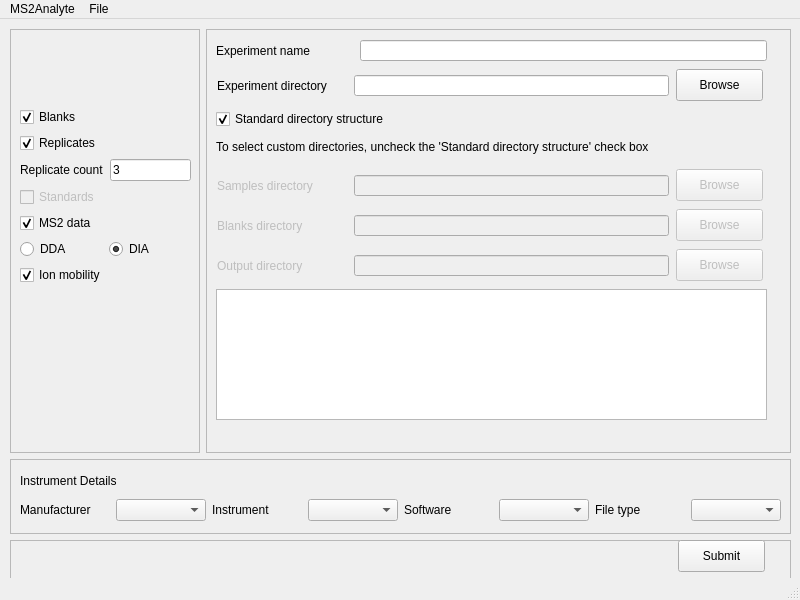
<?xml version="1.0" encoding="UTF-8"?>
<ui version="4.0">
 <class>MainWindow</class>
 <widget class="QMainWindow" name="MainWindow">
  <property name="geometry">
   <rect>
    <x>0</x>
    <y>0</y>
    <width>800</width>
    <height>600</height>
   </rect>
  </property>
  <property name="windowTitle">
   <string>MS2Analyte</string>
  </property>
  <widget class="QWidget" name="centralwidget">
   <widget class="QWidget" name="layoutWidget">
    <property name="geometry">
     <rect>
      <x>10</x>
      <y>10</y>
      <width>781</width>
      <height>551</height>
     </rect>
    </property>
    <layout class="QVBoxLayout" name="verticalLayout_4">
     <item>
      <layout class="QHBoxLayout" name="horizontalLayout_10">
       <item>
        <widget class="QFrame" name="frame_2">
         <property name="maximumSize">
          <size>
           <width>190</width>
           <height>16777215</height>
          </size>
         </property>
         <property name="frameShape">
          <enum>QFrame::StyledPanel</enum>
         </property>
         <property name="frameShadow">
          <enum>QFrame::Raised</enum>
         </property>
         <widget class="QWidget" name="layoutWidget">
          <property name="geometry">
           <rect>
            <x>10</x>
            <y>10</y>
            <width>171</width>
            <height>246</height>
           </rect>
          </property>
          <layout class="QVBoxLayout" name="verticalLayout_2">
           <item>
            <widget class="QLabel" name="LogoLabel">
             <property name="text">
              <string/>
             </property>
             <property name="pixmap">
              <pixmap>MS2Analyte_logo.png</pixmap>
             </property>
            </widget>
           </item>
           <item>
            <widget class="QCheckBox" name="BlanksCheckBox">
             <property name="text">
              <string>Blanks</string>
             </property>
             <property name="checked">
              <bool>true</bool>
             </property>
            </widget>
           </item>
           <item>
            <widget class="QCheckBox" name="ReplicatesCheckBox">
             <property name="text">
              <string>Replicates</string>
             </property>
             <property name="checked">
              <bool>true</bool>
             </property>
            </widget>
           </item>
           <item>
            <layout class="QHBoxLayout" name="horizontalLayout_6">
             <item>
              <widget class="QLabel" name="ReplicateCountLabel">
               <property name="enabled">
                <bool>true</bool>
               </property>
               <property name="text">
                <string>Replicate count</string>
               </property>
              </widget>
             </item>
             <item>
              <widget class="QLineEdit" name="ReplicateCountLineEdit">
               <property name="enabled">
                <bool>true</bool>
               </property>
               <property name="text">
                <string>3</string>
               </property>
              </widget>
             </item>
            </layout>
           </item>
           <item>
            <widget class="QCheckBox" name="StandardsCheckBox">
             <property name="enabled">
              <bool>false</bool>
             </property>
             <property name="text">
              <string>Standards</string>
             </property>
            </widget>
           </item>
           <item>
            <widget class="QCheckBox" name="MS2CheckBox">
             <property name="text">
              <string>MS2 data</string>
             </property>
             <property name="checked">
              <bool>true</bool>
             </property>
            </widget>
           </item>
           <item>
            <layout class="QHBoxLayout" name="horizontalLayout_5">
             <item>
              <widget class="QRadioButton" name="DDARadioButton">
               <property name="enabled">
                <bool>true</bool>
               </property>
               <property name="text">
                <string>DDA</string>
               </property>
               <property name="checked">
                <bool>false</bool>
               </property>
              </widget>
             </item>
             <item>
              <widget class="QRadioButton" name="DIARadioButton">
               <property name="enabled">
                <bool>true</bool>
               </property>
               <property name="text">
                <string>DIA</string>
               </property>
               <property name="checked">
                <bool>true</bool>
               </property>
              </widget>
             </item>
            </layout>
           </item>
           <item>
            <widget class="QCheckBox" name="IonMobilityCheckBox">
             <property name="text">
              <string>Ion mobility</string>
             </property>
             <property name="checked">
              <bool>true</bool>
             </property>
            </widget>
           </item>
          </layout>
         </widget>
        </widget>
       </item>
       <item>
        <widget class="QFrame" name="frame">
         <property name="frameShape">
          <enum>QFrame::StyledPanel</enum>
         </property>
         <property name="frameShadow">
          <enum>QFrame::Raised</enum>
         </property>
         <widget class="QTextBrowser" name="textBrowser">
          <property name="geometry">
           <rect>
            <x>10</x>
            <y>260</y>
            <width>551</width>
            <height>131</height>
           </rect>
          </property>
         </widget>
         <widget class="QLabel" name="label_7">
          <property name="geometry">
           <rect>
            <x>10</x>
            <y>110</y>
            <width>503</width>
            <height>16</height>
           </rect>
          </property>
          <property name="text">
           <string>To select custom directories, uncheck the 'Standard directory structure' check box</string>
          </property>
         </widget>
         <widget class="QCheckBox" name="StandardDirectoryCheckBox">
          <property name="geometry">
           <rect>
            <x>10</x>
            <y>80</y>
            <width>198</width>
            <height>20</height>
           </rect>
          </property>
          <property name="text">
           <string>Standard directory structure</string>
          </property>
          <property name="checked">
           <bool>true</bool>
          </property>
         </widget>
         <widget class="QWidget" name="layoutWidget">
          <property name="geometry">
           <rect>
            <x>10</x>
            <y>10</y>
            <width>551</width>
            <height>23</height>
           </rect>
          </property>
          <layout class="QHBoxLayout" name="horizontalLayout_8">
           <item>
            <widget class="QLabel" name="ExperimentNameLabel">
             <property name="minimumSize">
              <size>
               <width>130</width>
               <height>0</height>
              </size>
             </property>
             <property name="text">
              <string>Experiment name</string>
             </property>
            </widget>
           </item>
           <item>
            <widget class="QLineEdit" name="ExperimentNameLineEdit">
             <property name="minimumSize">
              <size>
               <width>407</width>
               <height>21</height>
              </size>
             </property>
             <property name="maximumSize">
              <size>
               <width>407</width>
               <height>21</height>
              </size>
             </property>
            </widget>
           </item>
          </layout>
         </widget>
         <widget class="QWidget" name="layoutWidget">
          <property name="geometry">
           <rect>
            <x>10</x>
            <y>220</y>
            <width>551</width>
            <height>33</height>
           </rect>
          </property>
          <layout class="QHBoxLayout" name="horizontalLayout_4">
           <item>
            <widget class="QLabel" name="OutputDirectoryLabel">
             <property name="enabled">
              <bool>false</bool>
             </property>
             <property name="minimumSize">
              <size>
               <width>130</width>
               <height>0</height>
              </size>
             </property>
             <property name="maximumSize">
              <size>
               <width>130</width>
               <height>16777215</height>
              </size>
             </property>
             <property name="text">
              <string>Output directory</string>
             </property>
            </widget>
           </item>
           <item>
            <widget class="QLineEdit" name="OutputLineEdit">
             <property name="enabled">
              <bool>false</bool>
             </property>
             <property name="minimumSize">
              <size>
               <width>315</width>
               <height>21</height>
              </size>
             </property>
             <property name="maximumSize">
              <size>
               <width>315</width>
               <height>21</height>
              </size>
             </property>
            </widget>
           </item>
           <item>
            <widget class="QPushButton" name="OutputPushButton">
             <property name="enabled">
              <bool>false</bool>
             </property>
             <property name="maximumSize">
              <size>
               <width>87</width>
               <height>32</height>
              </size>
             </property>
             <property name="text">
              <string>Browse</string>
             </property>
            </widget>
           </item>
          </layout>
         </widget>
         <widget class="QWidget" name="layoutWidget">
          <property name="geometry">
           <rect>
            <x>10</x>
            <y>140</y>
            <width>551</width>
            <height>33</height>
           </rect>
          </property>
          <layout class="QHBoxLayout" name="horizontalLayout_2">
           <item>
            <widget class="QLabel" name="SampleDirectoryLabel">
             <property name="enabled">
              <bool>false</bool>
             </property>
             <property name="minimumSize">
              <size>
               <width>130</width>
               <height>0</height>
              </size>
             </property>
             <property name="maximumSize">
              <size>
               <width>130</width>
               <height>16777215</height>
              </size>
             </property>
             <property name="text">
              <string>Samples directory</string>
             </property>
            </widget>
           </item>
           <item>
            <widget class="QLineEdit" name="SampleLineEdit">
             <property name="enabled">
              <bool>false</bool>
             </property>
             <property name="minimumSize">
              <size>
               <width>315</width>
               <height>21</height>
              </size>
             </property>
             <property name="maximumSize">
              <size>
               <width>315</width>
               <height>21</height>
              </size>
             </property>
            </widget>
           </item>
           <item>
            <widget class="QPushButton" name="SamplePushButton">
             <property name="enabled">
              <bool>false</bool>
             </property>
             <property name="maximumSize">
              <size>
               <width>87</width>
               <height>32</height>
              </size>
             </property>
             <property name="text">
              <string>Browse</string>
             </property>
            </widget>
           </item>
          </layout>
         </widget>
         <widget class="QWidget" name="layoutWidget">
          <property name="geometry">
           <rect>
            <x>10</x>
            <y>180</y>
            <width>551</width>
            <height>33</height>
           </rect>
          </property>
          <layout class="QHBoxLayout" name="horizontalLayout_3">
           <item>
            <widget class="QLabel" name="BlankDirectoryLabel">
             <property name="enabled">
              <bool>false</bool>
             </property>
             <property name="minimumSize">
              <size>
               <width>130</width>
               <height>0</height>
              </size>
             </property>
             <property name="maximumSize">
              <size>
               <width>130</width>
               <height>16777215</height>
              </size>
             </property>
             <property name="text">
              <string>Blanks directory</string>
             </property>
            </widget>
           </item>
           <item>
            <widget class="QLineEdit" name="BlankLineEdit">
             <property name="enabled">
              <bool>false</bool>
             </property>
             <property name="minimumSize">
              <size>
               <width>315</width>
               <height>21</height>
              </size>
             </property>
             <property name="maximumSize">
              <size>
               <width>315</width>
               <height>21</height>
              </size>
             </property>
            </widget>
           </item>
           <item>
            <widget class="QPushButton" name="BlankPushButton">
             <property name="enabled">
              <bool>false</bool>
             </property>
             <property name="maximumSize">
              <size>
               <width>87</width>
               <height>32</height>
              </size>
             </property>
             <property name="text">
              <string>Browse</string>
             </property>
            </widget>
           </item>
          </layout>
         </widget>
         <widget class="QWidget" name="layoutWidget">
          <property name="geometry">
           <rect>
            <x>10</x>
            <y>40</y>
            <width>551</width>
            <height>33</height>
           </rect>
          </property>
          <layout class="QHBoxLayout" name="horizontalLayout">
           <item>
            <widget class="QLabel" name="ExperimentDirectoryLabel">
             <property name="minimumSize">
              <size>
               <width>0</width>
               <height>0</height>
              </size>
             </property>
             <property name="maximumSize">
              <size>
               <width>130</width>
               <height>16777215</height>
              </size>
             </property>
             <property name="text">
              <string>Experiment directory</string>
             </property>
            </widget>
           </item>
           <item>
            <widget class="QLineEdit" name="ExperimentLineEdit">
             <property name="minimumSize">
              <size>
               <width>315</width>
               <height>21</height>
              </size>
             </property>
             <property name="maximumSize">
              <size>
               <width>315</width>
               <height>21</height>
              </size>
             </property>
            </widget>
           </item>
           <item>
            <widget class="QPushButton" name="ExperimentPushButton">
             <property name="maximumSize">
              <size>
               <width>87</width>
               <height>32</height>
              </size>
             </property>
             <property name="text">
              <string>Browse</string>
             </property>
            </widget>
           </item>
          </layout>
         </widget>
        </widget>
       </item>
      </layout>
     </item>
     <item>
      <widget class="QFrame" name="frame_3">
       <property name="maximumSize">
        <size>
         <width>16777215</width>
         <height>75</height>
        </size>
       </property>
       <property name="frameShape">
        <enum>QFrame::StyledPanel</enum>
       </property>
       <property name="frameShadow">
        <enum>QFrame::Raised</enum>
       </property>
       <widget class="QWidget" name="layoutWidget">
        <property name="geometry">
         <rect>
          <x>10</x>
          <y>10</y>
          <width>761</width>
          <height>52</height>
         </rect>
        </property>
        <layout class="QVBoxLayout" name="verticalLayout_3">
         <item>
          <widget class="QLabel" name="InstrumentDetailsLabel">
           <property name="text">
            <string>Instrument Details</string>
           </property>
          </widget>
         </item>
         <item>
          <layout class="QHBoxLayout" name="horizontalLayout_7">
           <item>
            <widget class="QLabel" name="ManufacturerLabel">
             <property name="text">
              <string>Manufacturer</string>
             </property>
            </widget>
           </item>
           <item>
            <widget class="QComboBox" name="ManufacturerComboBox"/>
           </item>
           <item>
            <widget class="QLabel" name="InstrumentLabel">
             <property name="enabled">
              <bool>true</bool>
             </property>
             <property name="text">
              <string>Instrument</string>
             </property>
            </widget>
           </item>
           <item>
            <widget class="QComboBox" name="InstrumentComboBox">
             <property name="enabled">
              <bool>true</bool>
             </property>
            </widget>
           </item>
           <item>
            <widget class="QLabel" name="SoftwareLabel">
             <property name="enabled">
              <bool>true</bool>
             </property>
             <property name="text">
              <string>Software</string>
             </property>
            </widget>
           </item>
           <item>
            <widget class="QComboBox" name="SoftwareComboBox">
             <property name="enabled">
              <bool>true</bool>
             </property>
            </widget>
           </item>
           <item>
            <widget class="QLabel" name="FileTypeLabel">
             <property name="enabled">
              <bool>true</bool>
             </property>
             <property name="text">
              <string>File type</string>
             </property>
            </widget>
           </item>
           <item>
            <widget class="QComboBox" name="FileTypeComboBox">
             <property name="enabled">
              <bool>true</bool>
             </property>
            </widget>
           </item>
          </layout>
         </item>
        </layout>
       </widget>
      </widget>
     </item>
     <item>
      <widget class="QFrame" name="frame_4">
       <property name="maximumSize">
        <size>
         <width>16777215</width>
         <height>40</height>
        </size>
       </property>
       <property name="frameShape">
        <enum>QFrame::StyledPanel</enum>
       </property>
       <property name="frameShadow">
        <enum>QFrame::Raised</enum>
       </property>
       <widget class="QWidget" name="layoutWidget">
        <property name="geometry">
         <rect>
          <x>10</x>
          <y>0</y>
          <width>783</width>
          <height>32</height>
         </rect>
        </property>
        <layout class="QHBoxLayout" name="horizontalLayout_9" stretch="0,0">
         <item>
          <spacer name="horizontalSpacer_5">
           <property name="orientation">
            <enum>Qt::Horizontal</enum>
           </property>
           <property name="sizeType">
            <enum>QSizePolicy::Fixed</enum>
           </property>
           <property name="sizeHint" stdset="0">
            <size>
             <width>620</width>
             <height>0</height>
            </size>
           </property>
          </spacer>
         </item>
         <item>
          <widget class="QPushButton" name="SubmitPushButton">
           <property name="enabled">
            <bool>true</bool>
           </property>
           <property name="maximumSize">
            <size>
             <width>87</width>
             <height>32</height>
            </size>
           </property>
           <property name="text">
            <string>Submit</string>
           </property>
          </widget>
         </item>
        </layout>
       </widget>
      </widget>
     </item>
    </layout>
   </widget>
  </widget>
  <widget class="QMenuBar" name="menubar">
   <property name="geometry">
    <rect>
     <x>0</x>
     <y>0</y>
     <width>800</width>
     <height>22</height>
    </rect>
   </property>
   <property name="font">
    <font>
     <weight>50</weight>
     <bold>false</bold>
    </font>
   </property>
   <widget class="QMenu" name="menuMS2Analyte">
    <property name="baseSize">
     <size>
      <width>1</width>
      <height>0</height>
     </size>
    </property>
    <property name="font">
     <font>
      <weight>50</weight>
      <bold>false</bold>
     </font>
    </property>
    <property name="title">
     <string>MS2Analyte</string>
    </property>
    <addaction name="actionAbout"/>
   </widget>
   <widget class="QMenu" name="menuFile">
    <property name="font">
     <font>
      <weight>50</weight>
      <bold>false</bold>
     </font>
    </property>
    <property name="title">
     <string>File</string>
    </property>
    <addaction name="actionNew"/>
    <addaction name="actionOpen"/>
    <addaction name="actionOpen_recent"/>
   </widget>
   <addaction name="menuMS2Analyte"/>
   <addaction name="menuFile"/>
  </widget>
  <widget class="QStatusBar" name="statusbar"/>
  <action name="actionAbout">
   <property name="text">
    <string>About</string>
   </property>
   <property name="font">
    <font/>
   </property>
  </action>
  <action name="actionNew">
   <property name="text">
    <string>New...</string>
   </property>
  </action>
  <action name="actionOpen">
   <property name="text">
    <string>Open...</string>
   </property>
  </action>
  <action name="actionOpen_recent">
   <property name="text">
    <string>Open recent...</string>
   </property>
  </action>
 </widget>
 <resources/>
 <connections>
  <connection>
   <sender>ExperimentPushButton</sender>
   <signal>clicked()</signal>
   <receiver>MainWindow</receiver>
   <slot>experiment_browse_slot()</slot>
   <hints>
    <hint type="sourcelabel">
     <x>730</x>
     <y>87</y>
    </hint>
    <hint type="destinationlabel">
     <x>795</x>
     <y>113</y>
    </hint>
   </hints>
  </connection>
  <connection>
   <sender>SamplePushButton</sender>
   <signal>clicked()</signal>
   <receiver>MainWindow</receiver>
   <slot>sample_browse_slot()</slot>
   <hints>
    <hint type="sourcelabel">
     <x>737</x>
     <y>189</y>
    </hint>
    <hint type="destinationlabel">
     <x>795</x>
     <y>173</y>
    </hint>
   </hints>
  </connection>
  <connection>
   <sender>BlankPushButton</sender>
   <signal>clicked()</signal>
   <receiver>MainWindow</receiver>
   <slot>blank_browse_slot()</slot>
   <hints>
    <hint type="sourcelabel">
     <x>732</x>
     <y>229</y>
    </hint>
    <hint type="destinationlabel">
     <x>795</x>
     <y>220</y>
    </hint>
   </hints>
  </connection>
  <connection>
   <sender>OutputPushButton</sender>
   <signal>clicked()</signal>
   <receiver>MainWindow</receiver>
   <slot>output_browse_slot()</slot>
   <hints>
    <hint type="sourcelabel">
     <x>733</x>
     <y>267</y>
    </hint>
    <hint type="destinationlabel">
     <x>795</x>
     <y>266</y>
    </hint>
   </hints>
  </connection>
  <connection>
   <sender>ReplicatesCheckBox</sender>
   <signal>stateChanged(int)</signal>
   <receiver>MainWindow</receiver>
   <slot>replicates_check_changed()</slot>
   <hints>
    <hint type="sourcelabel">
     <x>65</x>
     <y>139</y>
    </hint>
    <hint type="destinationlabel">
     <x>8</x>
     <y>169</y>
    </hint>
   </hints>
  </connection>
  <connection>
   <sender>StandardDirectoryCheckBox</sender>
   <signal>stateChanged(int)</signal>
   <receiver>MainWindow</receiver>
   <slot>directory_check_changed()</slot>
   <hints>
    <hint type="sourcelabel">
     <x>239</x>
     <y>125</y>
    </hint>
    <hint type="destinationlabel">
     <x>795</x>
     <y>42</y>
    </hint>
   </hints>
  </connection>
  <connection>
   <sender>MS2CheckBox</sender>
   <signal>stateChanged(int)</signal>
   <receiver>MainWindow</receiver>
   <slot>ms2_check_changed()</slot>
   <hints>
    <hint type="sourcelabel">
     <x>35</x>
     <y>223</y>
    </hint>
    <hint type="destinationlabel">
     <x>7</x>
     <y>250</y>
    </hint>
   </hints>
  </connection>
  <connection>
   <sender>ManufacturerComboBox</sender>
   <signal>activated(QString)</signal>
   <receiver>MainWindow</receiver>
   <slot>manufacturer_dropdown_changed()</slot>
   <hints>
    <hint type="sourcelabel">
     <x>172</x>
     <y>493</y>
    </hint>
    <hint type="destinationlabel">
     <x>6</x>
     <y>517</y>
    </hint>
   </hints>
  </connection>
  <connection>
   <sender>SubmitPushButton</sender>
   <signal>clicked()</signal>
   <receiver>MainWindow</receiver>
   <slot>submit_slot()</slot>
   <hints>
    <hint type="sourcelabel">
     <x>727</x>
     <y>557</y>
    </hint>
    <hint type="destinationlabel">
     <x>799</x>
     <y>535</y>
    </hint>
   </hints>
  </connection>
  <connection>
   <sender>BlanksCheckBox</sender>
   <signal>stateChanged(int)</signal>
   <receiver>MainWindow</receiver>
   <slot>blanks_check_changed()</slot>
   <hints>
    <hint type="sourcelabel">
     <x>34</x>
     <y>113</y>
    </hint>
    <hint type="destinationlabel">
     <x>8</x>
     <y>108</y>
    </hint>
   </hints>
  </connection>
  <connection>
   <sender>ReplicateCountLineEdit</sender>
   <signal>textChanged(QString)</signal>
   <receiver>MainWindow</receiver>
   <slot>replicate_count_changed()</slot>
   <hints>
    <hint type="sourcelabel">
     <x>141</x>
     <y>167</y>
    </hint>
    <hint type="destinationlabel">
     <x>7</x>
     <y>140</y>
    </hint>
   </hints>
  </connection>
  <connection>
   <sender>DDARadioButton</sender>
   <signal>clicked(bool)</signal>
   <receiver>MainWindow</receiver>
   <slot>ms2_method_changed()</slot>
   <hints>
    <hint type="sourcelabel">
     <x>40</x>
     <y>250</y>
    </hint>
    <hint type="destinationlabel">
     <x>6</x>
     <y>206</y>
    </hint>
   </hints>
  </connection>
  <connection>
   <sender>IonMobilityCheckBox</sender>
   <signal>stateChanged(int)</signal>
   <receiver>MainWindow</receiver>
   <slot>ion_mobility_check_changed()</slot>
   <hints>
    <hint type="sourcelabel">
     <x>29</x>
     <y>285</y>
    </hint>
    <hint type="destinationlabel">
     <x>7</x>
     <y>300</y>
    </hint>
   </hints>
  </connection>
  <connection>
   <sender>InstrumentComboBox</sender>
   <signal>currentTextChanged(QString)</signal>
   <receiver>MainWindow</receiver>
   <slot>instrument_dropdown_changed()</slot>
   <hints>
    <hint type="sourcelabel">
     <x>351</x>
     <y>493</y>
    </hint>
    <hint type="destinationlabel">
     <x>799</x>
     <y>306</y>
    </hint>
   </hints>
  </connection>
  <connection>
   <sender>SoftwareComboBox</sender>
   <signal>currentTextChanged(QString)</signal>
   <receiver>MainWindow</receiver>
   <slot>software_dropdown_changed()</slot>
   <hints>
    <hint type="sourcelabel">
     <x>521</x>
     <y>501</y>
    </hint>
    <hint type="destinationlabel">
     <x>799</x>
     <y>345</y>
    </hint>
   </hints>
  </connection>
  <connection>
   <sender>FileTypeComboBox</sender>
   <signal>currentTextChanged(QString)</signal>
   <receiver>MainWindow</receiver>
   <slot>file_type_dropdown_changed()</slot>
   <hints>
    <hint type="sourcelabel">
     <x>710</x>
     <y>498</y>
    </hint>
    <hint type="destinationlabel">
     <x>799</x>
     <y>391</y>
    </hint>
   </hints>
  </connection>
  <connection>
   <sender>ExperimentNameLineEdit</sender>
   <signal>textChanged(QString)</signal>
   <receiver>MainWindow</receiver>
   <slot>experiment_name_changed()</slot>
   <hints>
    <hint type="sourcelabel">
     <x>525</x>
     <y>61</y>
    </hint>
    <hint type="destinationlabel">
     <x>796</x>
     <y>73</y>
    </hint>
   </hints>
  </connection>
 </connections>
 <slots>
  <slot>browseSlot()</slot>
  <slot>displayFilename()</slot>
  <slot>experiment_browse_slot()</slot>
  <slot>sample_browse_slot()</slot>
  <slot>blank_browse_slot()</slot>
  <slot>output_browse_slot()</slot>
  <slot>replicates_check_changed()</slot>
  <slot>directory_check_changed()</slot>
  <slot>ms2_check_changed()</slot>
  <slot>manufacturer_dropdown_changed()</slot>
  <slot>submit_slot()</slot>
  <slot>validate_slot()</slot>
  <slot>blanks_check_changed()</slot>
  <slot>replicate_count_changed()</slot>
  <slot>ms2_method_changed()</slot>
  <slot>ion_mobility_check_changed()</slot>
  <slot>instrument_dropdown_changed()</slot>
  <slot>software_dropdown_changed()</slot>
  <slot>file_type_dropdown_changed()</slot>
  <slot>experiment_name_changed()</slot>
 </slots>
</ui>
